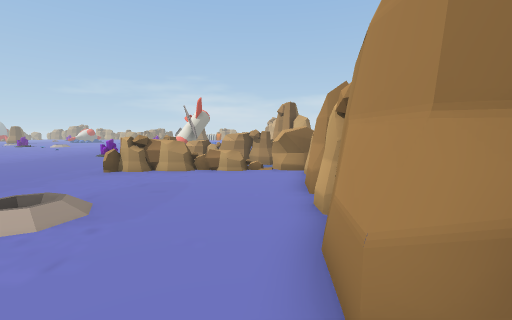
[1] (above)

24 first-person views from a walk through a scene from a Unity 3-D project. The camera is 1.4 m above the floor, tilts 6° down and sees 90° across. The floor is counted in squares, 1 m on a side. Each view is taken from the middle of a square. On the plan, view 1 faces up. The plan holds only what a view shows up to about 13 squares ahead; the rest is blank. The place goes on beyond the plan. The player is left out.

[2]
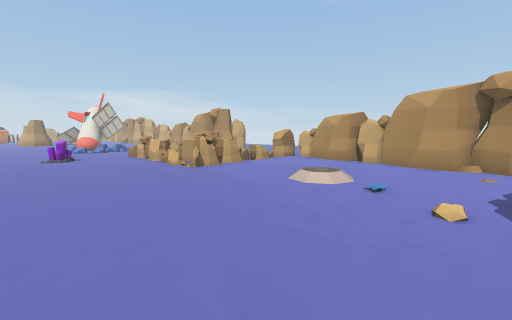

[3]
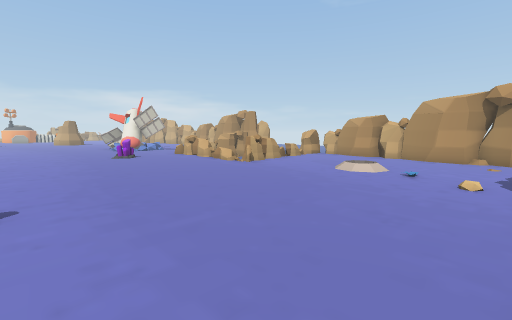

[4]
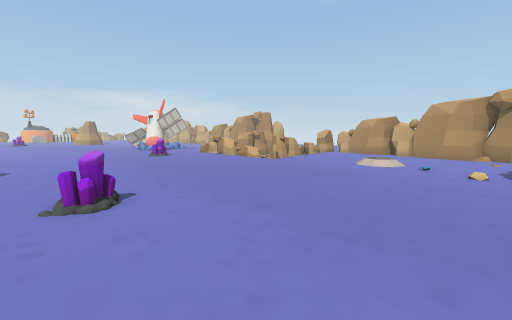

[5]
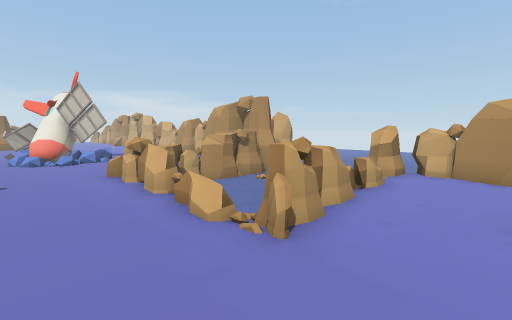

[6]
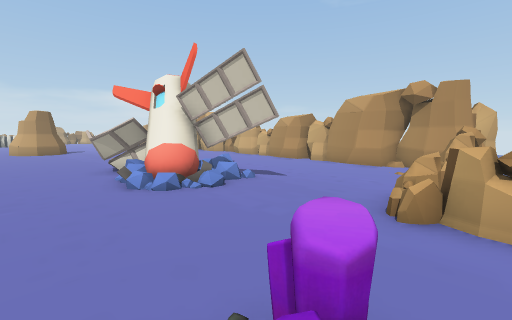

[7]
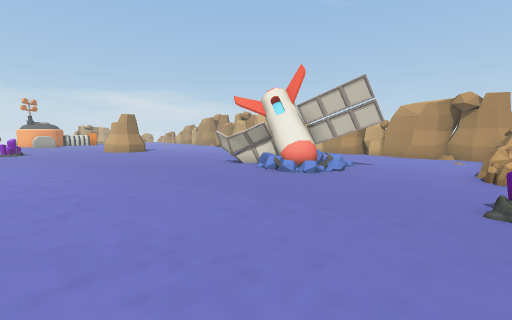

[8]
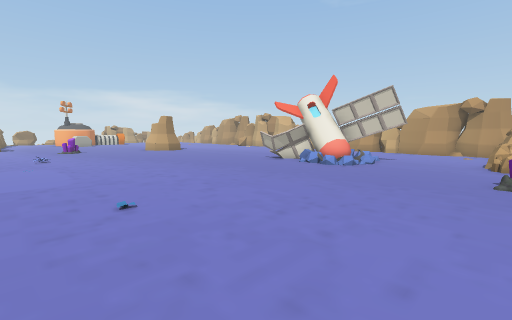

[9]
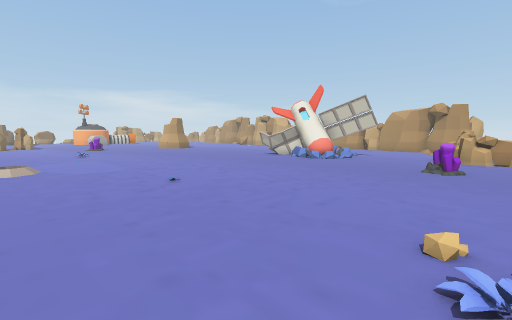

[10]
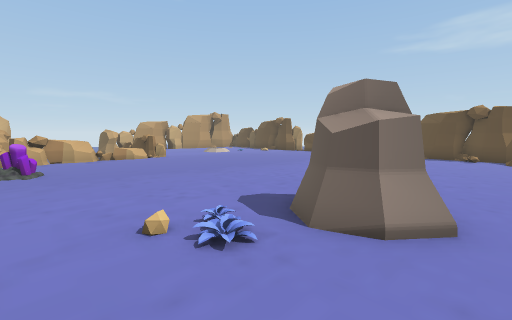

[11]
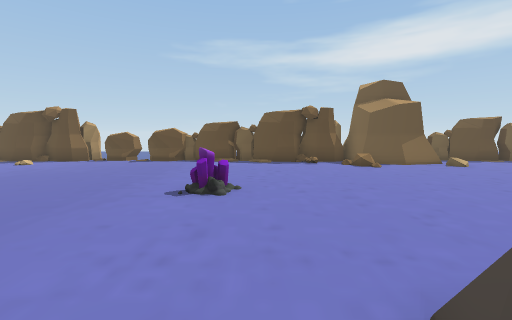

[12]
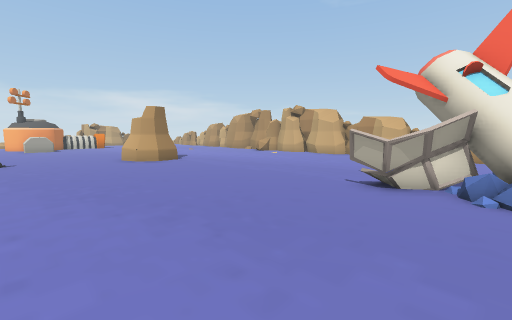

[13]
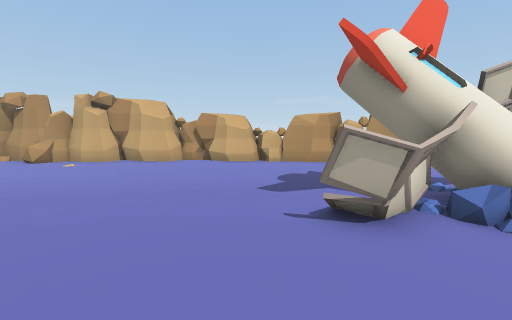

[14]
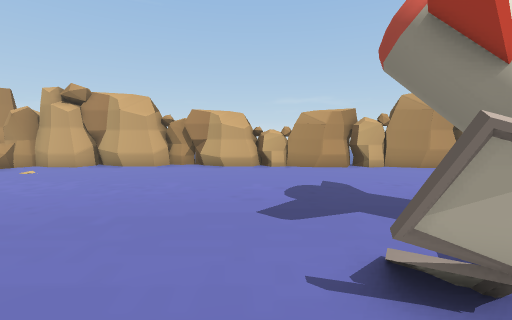

[15]
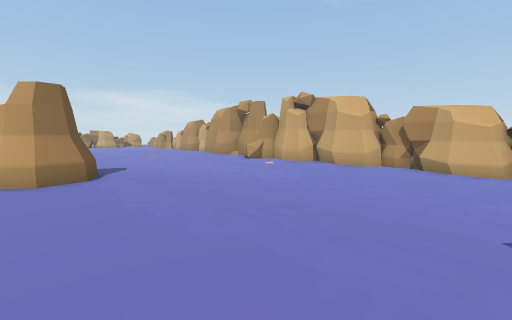

[16]
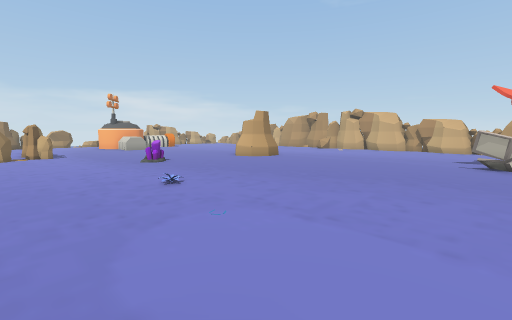

[17]
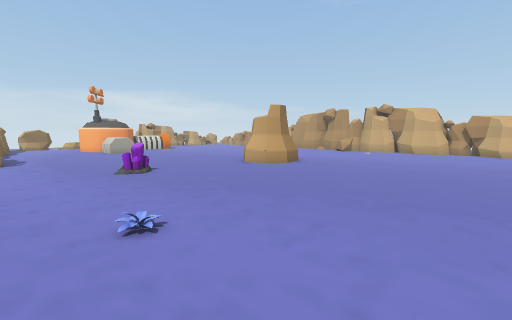

[18]
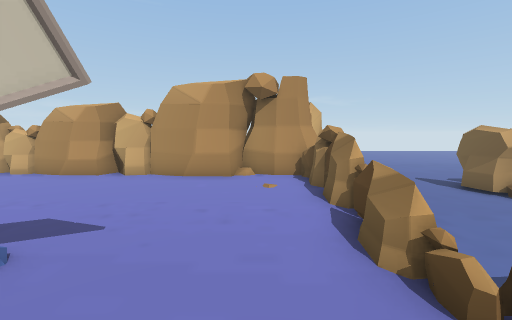

[19]
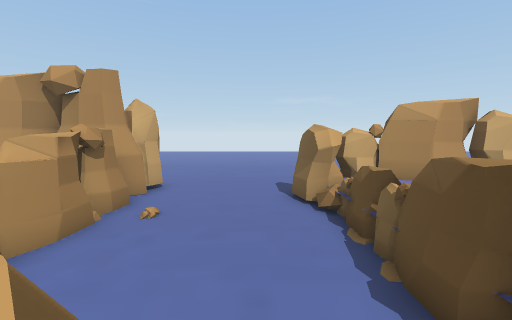

[20]
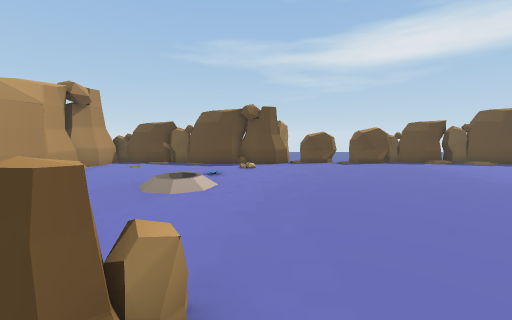

[21]
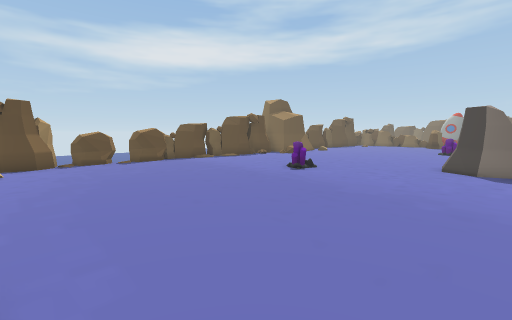

[22]
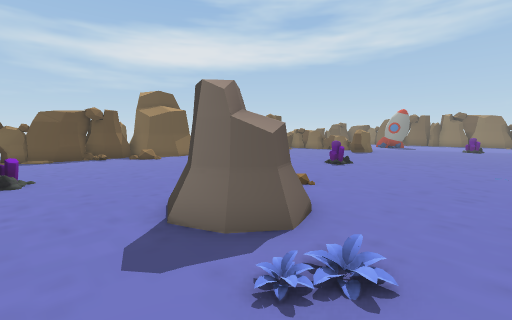

[23]
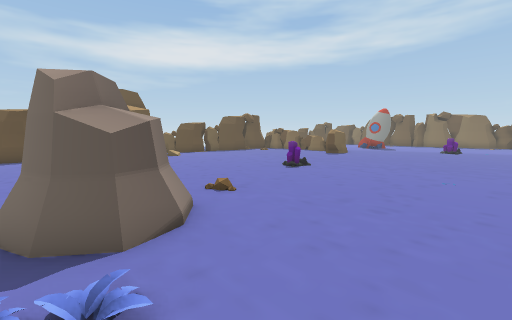

[24]
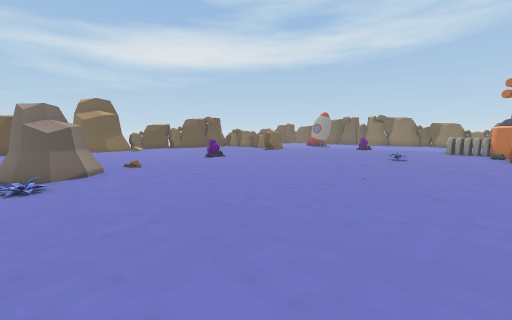

### Floor plan
Key: @ floor where view 1 was taken; # wall or solid block; x gap in a wall; . main floor; : floor 0.25 m higher than the main floor; - floor 0.25 m lower than the main floor; _ floor 0.5 m lower than the main floor; / step, stairs or slope; = window, fence, low wall or low ledge; G gem; O other object.
Columns run from 30 left of view 1 to 3 right of it. Each row starts with its distance up from view 1.
 36           ...........###........#
 35           ......................#
 34           ......................#
 33           ......................#
 32           ......................#
 31           ......................#
 30           ......................#
 29           ......................#
 28           ......................#
 27           ......................#
 26           ............##........#
 25           ............#=........#
 24           .............###......#
 23           .............###O.....#
 22 .......................###......#
 21 .......................==#......#
 20 .........................#.....##
 19 ...............................##
 18 ................................#
 17 ................................#
 16 .....................G...#===#####
 15 .....................G...=_______#
 14 .........................=________
 13 ............=............=________
 12 ...........###...........:________
 11 .........:. ##...........-_____##_
 10  ...........=............x==x=.##
  9   ..G....................=......#
  8    .............................#
  7     ............................#
  6      ..........G...............=#
  5       ..................../....##
  4       ...................///...##
  3      ..........................#
  2     ...........................#
  1    ..... #.....................##
  0   ... ####..=.................@#
 -1  ###     ###########.###########
 -2                ###  x ####  ####

Positions as (right, up) in squares from view 1, and headings:
1: (0, 0), facing up
2: (-11, 0), facing up-right
3: (-14, 0), facing up-right
4: (-16, 0), facing up-right
5: (-8, 7), facing up-right
6: (-10, 15), facing up-right
7: (-15, 16), facing up-right
8: (-18, 16), facing up-right
9: (-20, 14), facing up-right
10: (-20, 16), facing down-right
11: (-16, 12), facing down
12: (-14, 23), facing up-right
13: (-11, 27), facing right
14: (-9, 27), facing right
15: (-9, 27), facing up-right
16: (-20, 25), facing up-right
17: (-18, 28), facing up-right
18: (-7, 18), facing right
19: (-6, 12), facing right
20: (-6, 11), facing down
21: (-6, 12), facing down-left
22: (-15, 15), facing down-left
23: (-17, 16), facing down-left
24: (-17, 22), facing down-left
